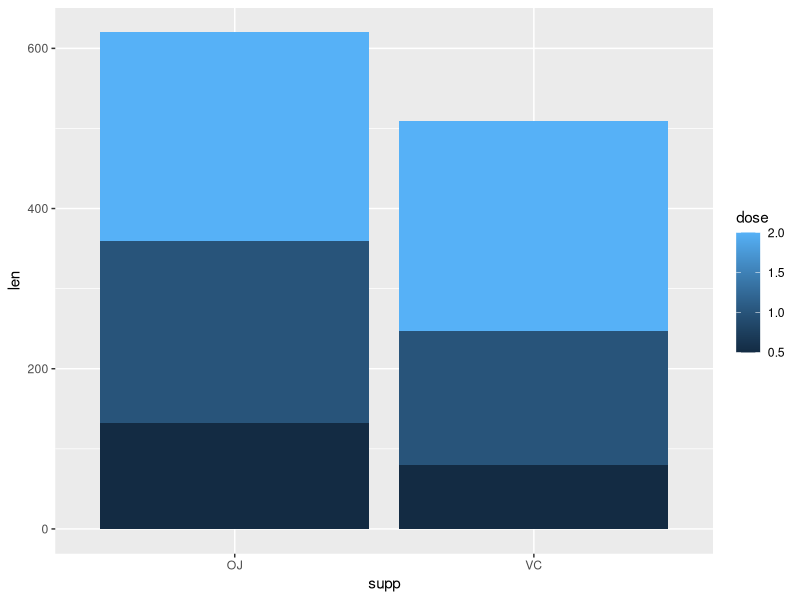

Generate this figure with R:
library(ggplot2)


# grafico de barras
ggplot(data = ToothGrowth, aes( x = supp, y = len, fill = dose) ) +
  geom_col(position = "stack")
